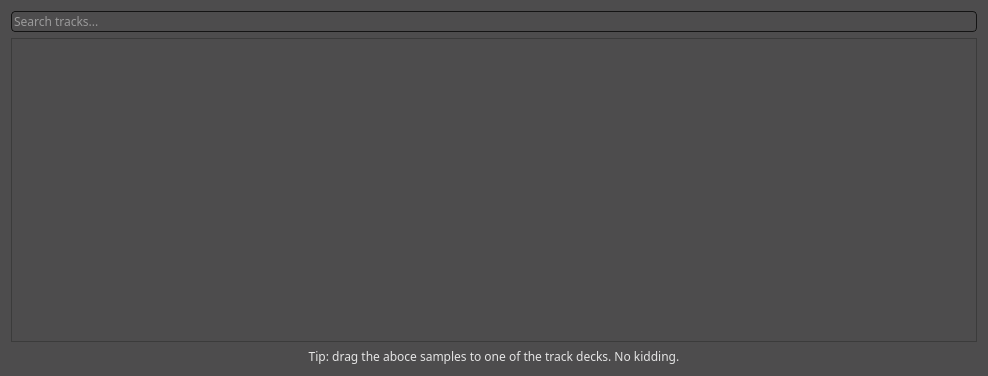
<?xml version="1.0" encoding="UTF-8"?>
<ui version="4.0">
 <class>tracktab</class>
 <widget class="QWidget" name="tracktab">
  <property name="geometry">
   <rect>
    <x>0</x>
    <y>0</y>
    <width>988</width>
    <height>376</height>
   </rect>
  </property>
  <property name="windowTitle">
   <string>Form</string>
  </property>
  <property name="styleSheet">
   <string notr="true">* {
    background: #4d4c4d;
    font-family: handelgotdlig;
    font-weight: 200;
}



 QComboBox {
     border: 1px solid #141414;
     border-radius: 4px;
     padding: 1px 18px 1px 3px;
     min-width: 6em;
     color: #e8e8e8;
 }

 QComboBox:editable {
    background: #5b5a5b
 }

 QComboBox:!editable, QComboBox::drop-down:editable {
      background: qlineargradient(x1: 0, y1: 0, x2: 0, y2: 1,
      stop: 0 #3c3c3c, stop: 1 #262627);
 }

 /* QComboBox gets the &quot;on&quot; state when the popup is open */
 QComboBox:!editable:on, QComboBox::drop-down:editable:on {
     background: #5b5a5b
 }

 QComboBox:on { /* shift the text when the popup opens */
     padding-top: 3px;
     padding-left: 4px;
 }

 QComboBox::drop-down {
     subcontrol-origin: padding;
     subcontrol-position: top right;
     width: 15px;

     border-left-width: 1px;
     border-left-color: darkgray;
     border-left-style: solid; /* just a single line */
     border-top-right-radius: 3px; /* same radius as the QComboBox */
     border-bottom-right-radius: 3px;
 }

QComboBox QAbstractItemView {
    border: 1px solid #141414;
    selection-background-color: #5b5a5b;
}

 QSpinBox {
     /*padding-right: 15px; make room for the arrows */
     background-color: qlineargradient(x1: 0, y1: 0, x2: 0, y2: 1,
                                      stop: 0 #3c3c3c, stop: 1 #262627);
    color: #e8e8e8;
     border: none;
     border-radius: 4px;
     /*border-width: 3;*/
}

QSpinBox::up-button {
    border: none;
}

QSpinBox::down-button {
    border: none;
}

QLineEdit {
    border: 1px solid #141414;
    border-radius: 4px;
    color: #e8e8e8;
    background-color: qlineargradient(x1: 0, y1: 0, x2: 0, y2: 1,
                                     stop: 0 #3c3c3c, stop: 1 #262627);
    selection-background-color: #e8e8e8;
    selection-color: #262627
}

QProgressBar {
    border: 1px solid #141414;
    border-radius: 4px;
    text-align: center;
 }


 QProgressBar::chunk {
    background-color: qlineargradient(x1: 0, y1: 0, x2: 0, y2: 1,
                                      stop: 0 #3c3c3c, stop: 1 #262627);
    width: 20px;
 }

QFrame, QLabel, QToolTip {
   color: #e5e5e5;
   /*border: 1px solid #141414;*/
}

QFrame[style=&quot;plain&quot;] {
    border: 100px solid pink;
}

QAbstractButton {
   padding: 3px;
   border: 1px solid #141414;
   border-radius: 4px;
   background-color: qlineargradient(x1: 0, y1: 0, x2: 0, y2: 1,
                                     stop: 0 #3c3c3c, stop: 1 #262627);
    color: #e8e8e8;
}
QAbstractButton::hover {
   background-color: #5b5a5b;
}

QAbstractButton::disabled {
    color: #262627;
}

QAbstractButton::checked {
    background-color: #1c1c1c;
}

 QTabWidget::pane { /* The tab widget frame */
     border-top: 1px solid #141414;
     position: absolute;
     top: -0.5em;
 }

 QTabWidget::tab-bar {
     alignment: center;
 }

 /* Style the tab using the tab sub-control. Note that
     it reads QTabBar _not_ QTabWidget */
 QTabBar::tab {
 background-color: qlineargradient(x1: 0, y1: 0, x2: 0, y2: 1,
                                   stop: 0 #3c3c3c, stop: 1 #262627);

    border: 1px solid #141414;

     /*border: 2px solid #C4C4C3;
     border-bottom-color: #C2C7CB; same as the pane color */
     border-top-left-radius: 4px;
     border-top-right-radius: 4px;
     min-width: 8ex;
     padding: 2px;
     color: #e8e8e8;
 }

 QTabBar::tab:selected, QTabBar::tab:hover {
     background: #5b5a5b;
 }

 QTabBar::tab:selected {
     border-color: #5b5a5b;
     color: #141414;
     /*border-bottom-color: #C2C7CB; same as pane color */
 }

 QSlider::groove:horizontal {
 border: 1px solid #141414;
     height: 8px; /* the groove expands to the size of the slider by default. by giving it a height, it has a fixed size */
     background-color: qlineargradient(x1: 0, y1: 0, x2: 0, y2: 1,
                                       stop: 0 #3c3c3c, stop: 1 #262627);
     margin: 2px 0;
 }

 QSlider::handle:horizontal {
 background-color: qlineargradient(x1: 0, y1: 0, x2: 0, y2: 1,
                                   stop: 0 #3c3c3c, stop: 1 #262627);     border: 1px solid #5c5c5c;
     width: 18px;
     /*margin: -2px 0;  handle is placed by default on the contents rect of the groove. Expand outside the groove */
     border-radius: 3px;
 }

  QScrollBar:vertical {
      border: 0px solid transparent;
      background: transparent;
      width: 4px;
      margin: 0px 0 0px 0;
  }
  QScrollBar::handle:vertical {
      background: #e8e8e8;
      min-height: 20px;
      border: 2px solid #e8e8e8;
      border-radius: 2px;
  }
  QScrollBar::add-line:vertical {
      border: 0px solid transparent;
      background: transparent;
      height: 0px;
      subcontrol-position: bottom;
      subcontrol-origin: margin;
  }

  QScrollBar::sub-line:vertical {
      border: 0px solid transparent;
      background: transparent;
      height: 0px;
      subcontrol-position: top;
      subcontrol-origin: margin;
  }
  QScrollBar::up-arrow:vertical, QScrollBar::down-arrow:vertical {
      border: 0px solid grey;
      width: 0px;
      height: 0px;
      background: white;
  }

  QScrollBar::add-page:vertical, QScrollBar::sub-page:vertical {
      background: none;
  }



  QScrollBar:horizontal {
      border: 0px solid transparent;
      background: transparent;
      height: 4px;
      margin: 0px 0 0px 0;
  }
  QScrollBar::handle:horizontal{
      background: #e8e8e8;
      min-height: 20px;
      border: 2px solid #e8e8e8;
      border-radius: 2px;
  }
  QScrollBar::add-line:horizontal {
      border: 0px solid transparent;
      background: transparent;
      height: 0px;
      subcontrol-position: bottom;
      subcontrol-origin: margin;
  }

  QScrollBar::sub-line:horizontal {
      border: 0px solid transparent;
      background: transparent;
      height: 0px;
      subcontrol-position: top;
      subcontrol-origin: margin;
  }
  QScrollBar::up-arrow:horizontal, QScrollBar::down-arrow:horizontal {
      border: 0px solid grey;
      width: 0px;
      height: 0px;
      background: white;
  }

  QScrollBar::add-page:vertical, QScrollBar::sub-page:vertical {
      background: none;
  }





QSlider::groove:horizontal {
border: 1px solid #bbb;
background: white;
height: 50px;
border-radius: 4px;
}

QSlider::groove:vertical {
border: 1px solid #bbb;
background: white;
width: 50px;
border-radius: 4px;
}

QSlider::sub-page:horizontal {
background: qlineargradient(x1: 0, y1: 0,    x2: 0, y2: 1,
    stop: 0 #444, stop: 1 #bbb);
background: qlineargradient(x1: 0, y1: 0.2, x2: 1, y2: 1,
    stop: 0 #bbb, stop: 1 #555);
border: 0px solid #777;
height: 50px;
border-radius: 4px;
border-top-left-radius: 4px;
border-top-right-radius: 0px;
border-bottom-left-radius: 4px;
border-bottom-right-radius: 0px;
}

QSlider::sub-page:vertical {
background: qlineargradient(x1: 0, y1: 1,    x2: 0, y2: 0,
    stop: 0 #bbb, stop: 1 #444);
background: qlineargradient(x1: 0, y1: 1, x2: 1, y2: 0.2,
    stop: 0 #555, stop: 1 #bbb);
border: 0px solid #777;
width: 50px;
border-top-left-radius: 4px;
border-top-right-radius: 4px;
border-bottom-left-radius: 0px;
border-bottom-right-radius: 0px;
}

QSlider::add-page:horizontal {
background: qlineargradient(x1: 0, y1: 1,    x2: 0, y2: 0,
    stop: 0 #bbb, stop: 1 #444);
background: qlineargradient(x1: 0, y1: 1, x2: 1, y2: 0.2,
    stop: 0 #555, stop: 1 #bbb);
border: 0px solid #777;
height: 50px;
border-top-left-radius: 0px;
border-top-right-radius: 4px;
border-bottom-left-radius: 0px;
border-bottom-right-radius: 4px;
}

QSlider::add-page:vertical {
background: qlineargradient(x1: 0, y1: 1,    x2: 0, y2: 0,
    stop: 0 #444, stop: 1 #bbb);
background: qlineargradient(x1: 1, y1: 1, x2: 0, y2: 0.2,
    stop: 0 #bbb, stop: 1 #555);
border: 0px solid #777;
width: 50px;
border-top-left-radius: 0px;
border-top-right-radius: 0px;
border-bottom-left-radius: 4px;
border-bottom-right-radius: 4px;
}

QSlider::handle:horizontal {
     background-color: qlineargradient(x1: 0, y1: 0, x2: 0, y2: 1,
                                      stop: 0 #3c3c3c, stop: 1 #262627);
border: 1px solid #777;
width: 53px;
margin-top: -2px;
margin-bottom: -2px;
border-radius: 10px;
margin: 2px;
}

QSlider::handle:vertical {
     background-color: qlineargradient(x1: 0, y1: 0, x2: 0, y2: 1,
                                      stop: 0 #3c3c3c, stop: 1 #262627);
border: 1px solid #777;
height: 53px;
margin-top: -2px;
margin-bottom: -2px;
border-radius: 10px;
margin: 2px;
}

QSlider::sub-page:horizontal:disabled {
background: #bbb;
border-color: #999;
}

QSlider::sub-page:vertical:disabled {
background: #bbb;
border-color: #999;
}

QSlider::add-page:horizontal:disabled {
background: #eee;
border-color: #999;
}

QSlider::add-page:vertical:disabled {
background: #eee;
border-color: #999;
}

QSlider::handle:horizontal:disabled {
background: #eee;
border: 1px solid #aaa;
border-radius: 4px;
}

QSlider::handle:vertical:disabled {
background: #eee;
border: 1px solid #aaa;
border-radius: 4px;
}</string>
  </property>
  <layout class="QVBoxLayout" name="verticalLayout">
   <item>
    <widget class="QLineEdit" name="lineEdit_search">
     <property name="placeholderText">
      <string>Search tracks...</string>
     </property>
    </widget>
   </item>
   <item>
    <widget class="QListView" name="listView_tracks"/>
   </item>
   <item>
    <widget class="QLabel" name="label_snarky">
     <property name="text">
      <string>&lt;center&gt;Tip: drag the aboce samples to one of the track decks. No kidding.</string>
     </property>
    </widget>
   </item>
  </layout>
 </widget>
 <resources/>
 <connections/>
</ui>
